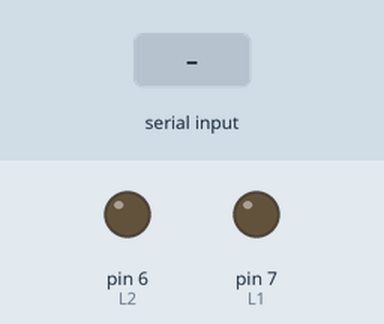
A sketch run on a simulated Arduino Uno, built with avr-gcc and run on an emulated ATmega328P. On the bench: output pins drawn as LEDs (lit = HIGH). Inputs (shaded band) come from the test bench. Pins used as bus, display or sensor lines are not drawn; what the sketch prints to the serial monitor is not drawn.

Above: at 1.2 s.
1.3 s: "F" received over Serial
At 2.3 s:
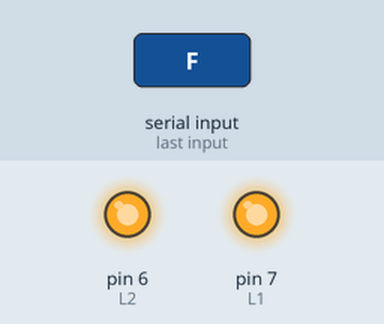
2.8 s: "R" received over Serial
At 3.4 s:
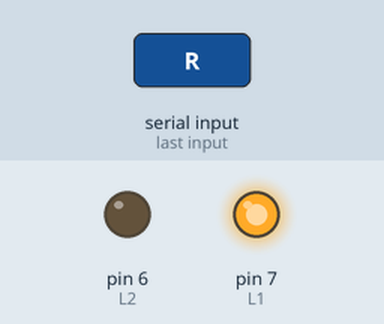
4.3 s: "L" received over Serial
At 4.6 s:
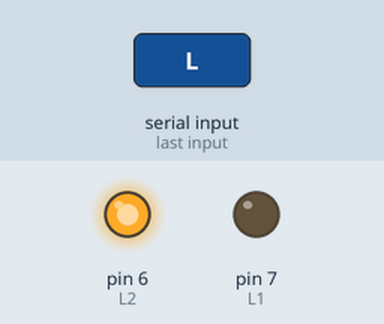
Timing chart, 0 to 7.3 s (numbered marks = the images above; inputs shaded):
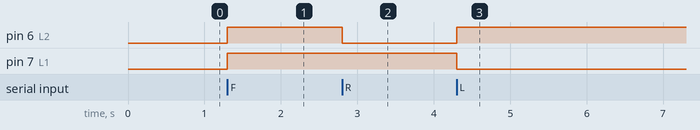

Measured:
- after the input at 1.3 s, pin 6 (L2), pin 7 (L1): LOW → HIGH at once
- after the input at 2.8 s, pin 6 (L2): HIGH → LOW at once
- after the input at 4.3 s, pin 6 (L2): LOW → HIGH at once; pin 7 (L1): HIGH → LOW at once

The sketch:

arduino-hc05-4wd-car.ino
```cpp
#define L1 7
#define L2 6
#define R1 5
#define R2 4

char buf;

void setup()
{

  pinMode(L1, OUTPUT);
  pinMode(L2, OUTPUT);
  pinMode(R1, OUTPUT);
  pinMode(R2, OUTPUT);

  Serial.begin(9600);
}

void loop()
{
  while (Serial.available() > 0)
  {
    buf = Serial.read();

    Serial.print(buf);

    if (buf == 'F')
    {
      forward();
    } else if (buf == 'B')
    {
      backward();
    } else if (buf == 'R')
    {
      right();
    } else if (buf == 'L')
    {
      left();
    } else {
      stop();
    }


  }

}


void forward() {
  digitalWrite(L1, HIGH);
  digitalWrite(R1, LOW);

  digitalWrite(L2, HIGH);
  digitalWrite(R2, LOW);
}

void backward() {
  digitalWrite(L1, LOW);
  digitalWrite(R1, HIGH);

  digitalWrite(L2, LOW);
  digitalWrite(R2, HIGH);
}

void stop() {
  digitalWrite(L1, LOW);
  digitalWrite(L2, LOW);
  digitalWrite(R1, LOW);
  digitalWrite(R2, LOW);
}

void left() {
  digitalWrite(L1, LOW);
  digitalWrite(R1, HIGH);

  digitalWrite(L2, HIGH);
  digitalWrite(R2, LOW);
}

void right() {
  digitalWrite(L1, HIGH);
  digitalWrite(R1, LOW);

  digitalWrite(L2, LOW);
  digitalWrite(R2, HIGH);
}
```
